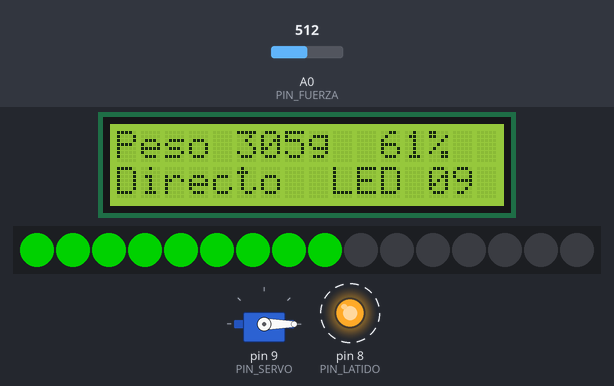
Simulated run of this sketch. Board: Arduino Uno, built with avr-gcc and run on an emulated ATmega328P. On the bench: 16×2 character LCD, 16 RGB LEDs in strip order, left to right, servo, output pins drawn as LEDs (lit = HIGH). Dashed ring = blinking. The test bench sets the inputs (shaded band); at power-on: A0 (PIN_FUERZA) = 512. Dim RGB values are drawn brighter than linear; what the sketch prints to the serial monitor is not drawn.

Above: at 2.5 s.
2.6 s: A0 (PIN_FUERZA) set to 803
At 4.14 s:
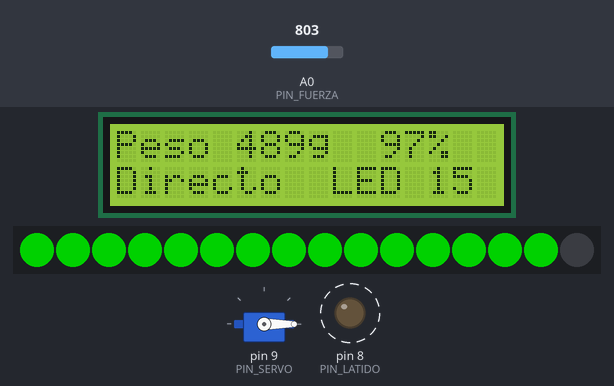
4.8 s: A0 (PIN_FUERZA) set to 830
At 5.65 s:
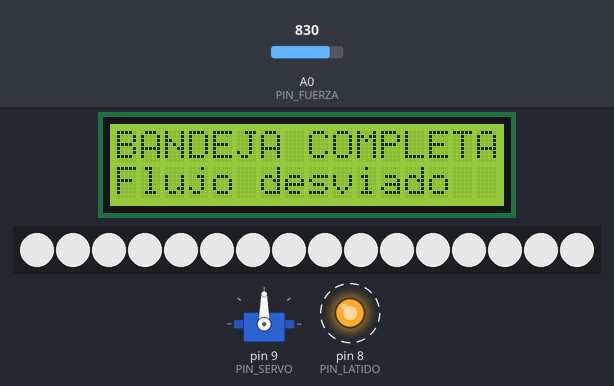
At 15.73 s:
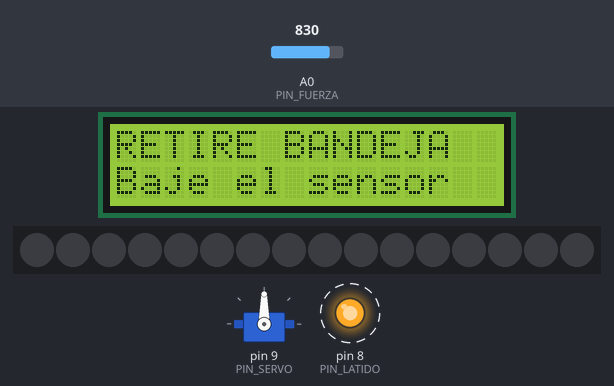
Timing chart, 0 to 16.9 s (numbered marks = the images above; inputs shaded):
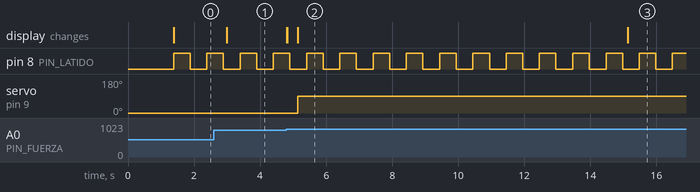

The sketch:

escenario2_pesaje_desvio.ino
```cpp
/*
 * =============================================================================
 * Autor:          Julian David Escobar Teatino
 * Fecha:          20 de octubre de 2026
 * Proyecto:       Consultoria tecnica IoT - Cooperativa hidroponica de la Sabana
 * Producto:       Bandeja de lechuga crespa hidroponica, peso objetivo 500 g
 * Funcion:        Pesaje proporcional de la bandeja activa y desvio automatico
 *                 de la tolva hacia la siguiente bandeja, sin detener el flujo.
 * Plataforma:     Arduino Uno, lenguaje C++, simulacion Tinkercad
 * Curso:          IoT 202087712 - UNAD - Fase 4 - Escenario 2
 * =============================================================================
 *
 * CALIBRACION DEL SENSOR DE FUERZA (FSR) EN EL SIMULADOR
 * Divisor: 5 V - FSR - A0 - 10 kOhm - GND.
 * ADC_CERO es la lectura con la bandeja vacia (ruido, no peso).
 * ADC_OBJETIVO es la lectura que en este montaje equivale a 500 g.
 * El FSR no es una bascula legal: en planta se cambia por celda de carga
 * e HX711. La logica de estados no cambia; solo cambia la fuente del entero
 * "peso en gramos".
 *
 * ESTADOS
 *   LLENANDO         servo en flujo directo (0 grados). La barra Neopixel
 *                    enciende LEDs en proporcion al peso: 25 % -> 4 LEDs,
 *                    50 % -> 8, 75 % -> 12, 100 % -> 16.
 *   CONFIRMANDO      el peso filtrado llevo al menos 300 ms en el objetivo.
 *                    El servo pasa a desvio (90 grados), los 16 LEDs confirman
 *                    el llenado y el LCD avisa al operario.
 *   ESPERANDO_VACIO  los LEDs se apagan. El servo sigue en desvio hasta que
 *                    la lectura baje de 40 g (bandeja nueva). En la planta la
 *                    bascula conmuta sola a la bandeja vacia; en Tinkercad se
 *                    simula bajando el control del sensor.
 *
 * INTEGRIDAD
 * Un pico de vibracion no desvia la tolva: hace falta que el peso filtrado
 * permanezca en 500 g durante T_SOSTENER_MS. Si la lectura salta y no se
 * sostiene, se descarta.
 * =============================================================================
 */

#include <Servo.h>
#include <LiquidCrystal.h>
#include <Adafruit_NeoPixel.h>

const int PIN_FUERZA = A0;
const int PIN_SERVO = 9;
const int PIN_NEOPIXEL = 6;
const int PIN_LATIDO = 8;
const int NUM_LEDS = 16;

const int PESO_OBJETIVO_G = 500;   // SKU: bandeja de lechuga crespa, 500 g
const int ADC_CERO = 30;           // Lectura de bandeja vacia en el simulador
const int ADC_OBJETIVO = 820;      // Lectura que se hace equivaler a 500 g
const int PESO_BANDEJA_NUEVA_G = 40;
const int SERVO_DIRECTO = 0;
const int SERVO_DESVIO = 90;

const unsigned long T_SOSTENER_MS = 300;     // Antirrebote del umbral de llenado
const unsigned long T_CONFIRMACION_MS = 10000; // Ventana para capturar la evidencia
const unsigned long T_LATIDO_MS = 500;
const unsigned long T_INFORME_MS = 400;
const unsigned long T_CICLO_LARGO_MS = 180000; // Alarma de bascula quieta en cero
const int SALTO_ADC_MAX = 200;
const unsigned long T_ACEPTAR_SALTO_MS = 350;

enum EstadoLinea {
  LLENANDO,
  CONFIRMANDO,
  ESPERANDO_VACIO
};

Servo compuerta;
LiquidCrystal lcd(12, 11, 5, 4, 3, 2); // RS, E, D4, D5, D6, D7
Adafruit_NeoPixel barra(NUM_LEDS, PIN_NEOPIXEL, NEO_GRB + NEO_KHZ800);

EstadoLinea estado = LLENANDO;
unsigned long tSobreObjetivo = 0;
unsigned long tInicioConfirmacion = 0;
unsigned long tInicioLlenado = 0;
unsigned long tLatido = 0;
unsigned long tInforme = 0;
unsigned long tInicioSalto = 0;
bool latidoEncendido = false;
int ultimoAceptado = -1;
bool alarmaBasculaYaMostrada = false;

const int VENTANA = 5;
int bufferAdc[VENTANA];
int indiceBuffer = 0;
long sumaBuffer = 0;
int muestrasEnBuffer = 0;

int promedioMovil(int muestra) {
  if (muestrasEnBuffer < VENTANA) {
    bufferAdc[muestrasEnBuffer] = muestra;
    sumaBuffer += muestra;
    muestrasEnBuffer++;
    return (int)(sumaBuffer / muestrasEnBuffer);
  }
  sumaBuffer -= bufferAdc[indiceBuffer];
  bufferAdc[indiceBuffer] = muestra;
  sumaBuffer += muestra;
  indiceBuffer = (indiceBuffer + 1) % VENTANA;
  return (int)(sumaBuffer / VENTANA);
}

int lecturaConfiable(int muestra) {
  if (ultimoAceptado < 0) {
    ultimoAceptado = muestra;
    return muestra;
  }
  if (abs(muestra - ultimoAceptado) > SALTO_ADC_MAX) {
    if (tInicioSalto == 0) {
      tInicioSalto = millis();
    }
    if (millis() - tInicioSalto < T_ACEPTAR_SALTO_MS) {
      return ultimoAceptado;
    }
  }
  tInicioSalto = 0;
  ultimoAceptado = muestra;
  return promedioMovil(muestra);
}

// Convierte el ADC calibrado a gramos. Por encima del objetivo se informa
// el exceso, pero el porcentaje de la barra se satura en 100.
int pesoEnGramos(int adc) {
  if (adc <= ADC_CERO) {
    return 0;
  }
  long span = (long)ADC_OBJETIVO - ADC_CERO;
  long gramos = (long)(adc - ADC_CERO) * PESO_OBJETIVO_G / span;
  if (gramos < 0) {
    gramos = 0;
  }
  // Tope de presentacion: un golpe no se muestra como cientos de kilos.
  if (gramos > PESO_OBJETIVO_G + 200) {
    gramos = PESO_OBJETIVO_G + 200;
  }
  return (int)gramos;
}

int ledsPorPeso(int gramos) {
  if (gramos <= 0) {
    return 0;
  }
  int leds = (gramos * NUM_LEDS) / PESO_OBJETIVO_G;
  if (leds > NUM_LEDS) {
    leds = NUM_LEDS;
  }
  return leds;
}

void pintarBarra(int ledsEncendidos, int rojo, int verde, int azul) {
  for (int i = 0; i < NUM_LEDS; i++) {
    if (i < ledsEncendidos) {
      barra.setPixelColor(i, barra.Color(rojo, verde, azul));
    } else {
      barra.setPixelColor(i, 0);
    }
  }
  barra.show();
}

void escribirLcd(const char* linea1, const char* linea2) {
  char fila1[17];
  char fila2[17];
  snprintf(fila1, sizeof(fila1), "%-16s", linea1);
  snprintf(fila2, sizeof(fila2), "%-16s", linea2);
  lcd.setCursor(0, 0);
  lcd.print(fila1);
  lcd.setCursor(0, 1);
  lcd.print(fila2);
}

void mostrarLlenado(int gramos, int leds) {
  char fila1[17];
  char fila2[17];
  // El producto se hace en long: en el Uno, int es de 16 bits y 400 * 100 se desborda.
  int porcentaje = (int)((long)gramos * 100L / PESO_OBJETIVO_G);
  if (porcentaje > 100) {
    porcentaje = 100;
  }
  snprintf(fila1, sizeof(fila1), "Peso %3dg %3d%%", gramos, porcentaje);
  snprintf(fila2, sizeof(fila2), "Directo  LED %02d", leds);
  escribirLcd(fila1, fila2);
}

void setup() {
  pinMode(PIN_LATIDO, OUTPUT);
  Serial.begin(9600);
  lcd.begin(16, 2);
  barra.begin();
  barra.show();
  compuerta.attach(PIN_SERVO);
  compuerta.write(SERVO_DIRECTO);
  tInicioLlenado = millis();
  escribirLcd("Linea de empaque", "Lechuga 500 g");
  Serial.println(F("ESCENARIO 2 - Pesaje y desvio - bandeja 500 g"));
  Serial.println(F("Suba el sensor de fuerza para llenar. Al llegar a 500 g"));
  Serial.println(F("el servo desvia. Baje el sensor para simular bandeja nueva."));
  delay(1200);
}

void loop() {
  int adcCrudo = analogRead(PIN_FUERZA);
  int adc = lecturaConfiable(adcCrudo);
  int gramos = pesoEnGramos(adc);
  int leds = ledsPorPeso(gramos);

  if (estado == LLENANDO) {
    compuerta.write(SERVO_DIRECTO);
    pintarBarra(leds, 0, 120, 0);

    // Sensor clavado en vacio: no se inventa el peso ni se desvia la tolva.
    bool basculaQuieta = (gramos == 0 && (millis() - tInicioLlenado) > T_CICLO_LARGO_MS);
    if (basculaQuieta) {
      escribirLcd("REVISAR BASCULA", "Sin peso medido");
      if (!alarmaBasculaYaMostrada) {
        alarmaBasculaYaMostrada = true;
        Serial.println(F("ALARMA bascula sin incremento; no se desvia"));
      }
    } else {
      mostrarLlenado(gramos, leds);
    }

    // Solo se desvia si el objetivo se sostiene. Un golpe de la tolva no basta.
    if (gramos >= PESO_OBJETIVO_G) {
      if (tSobreObjetivo == 0) {
        tSobreObjetivo = millis();
      }
      if (millis() - tSobreObjetivo >= T_SOSTENER_MS) {
        estado = CONFIRMANDO;
        tInicioConfirmacion = millis();
        compuerta.write(SERVO_DESVIO);
        pintarBarra(NUM_LEDS, 180, 180, 180);
        escribirLcd("BANDEJA COMPLETA", "Flujo desviado");
        Serial.println(F("EVENTO desvio lote=bandeja_500g servo=90"));
      }
    } else {
      tSobreObjetivo = 0;
    }

  } else if (estado == CONFIRMANDO) {
    compuerta.write(SERVO_DESVIO);
    pintarBarra(NUM_LEDS, 180, 180, 180);
    escribirLcd("BANDEJA COMPLETA", "Flujo desviado");
    if (millis() - tInicioConfirmacion >= T_CONFIRMACION_MS) {
      estado = ESPERANDO_VACIO;
      pintarBarra(0, 0, 0, 0);
      escribirLcd("RETIRE BANDEJA", "Baje el sensor");
    }
  } else {
    // Sigue desviado hasta ver la bandeja nueva. Evita reiniciar el conteo
    // encima de la misma bandeja llena y empacar de nuevo un peso ya cerrado.
    compuerta.write(SERVO_DESVIO);
    pintarBarra(0, 0, 0, 0);
    escribirLcd("RETIRE BANDEJA", "Baje el sensor");
    if (gramos <= PESO_BANDEJA_NUEVA_G) {
      estado = LLENANDO;
      tSobreObjetivo = 0;
      tInicioLlenado = millis();
      alarmaBasculaYaMostrada = false;
      compuerta.write(SERVO_DIRECTO);
      Serial.println(F("EVENTO nuevo_ciclo servo=0 peso=0"));
    }
  }

  if (millis() - tLatido >= T_LATIDO_MS) {
    tLatido = millis();
    latidoEncendido = !latidoEncendido;
    digitalWrite(PIN_LATIDO, latidoEncendido ? HIGH : LOW);
  }

  if (millis() - tInforme >= T_INFORME_MS) {
    tInforme = millis();
    Serial.print(F("ADC="));
    Serial.print(adc);
    Serial.print(F(" peso_g="));
    Serial.print(gramos);
    Serial.print(F(" leds="));
    Serial.print(leds);
    Serial.print(F(" servo="));
    Serial.print(estado == LLENANDO ? SERVO_DIRECTO : SERVO_DESVIO);
    Serial.print(F(" estado="));
    if (estado == LLENANDO) {
      Serial.println(F("LLENANDO"));
    } else if (estado == CONFIRMANDO) {
      Serial.println(F("CONFIRMANDO"));
    } else {
      Serial.println(F("ESPERANDO_VACIO"));
    }
  }
}
```

Measured:
- the behaviour switches between 819 and 820 on A0 (PIN_FUERZA) (found by bisection; images 1 and 2)
- after the input at 2.6 s, the display: changes after 0.39 s (image 1)
- after the input at 4.8 s, servo on pin 9 (PIN_SERVO): 0° → 90° after 0.34 s; the display: first changes at once (image 2 shows a later state)
- by itself, pin 8 (PIN_LATIDO): alternates HIGH for 0.50 s and LOW for 0.50 s
